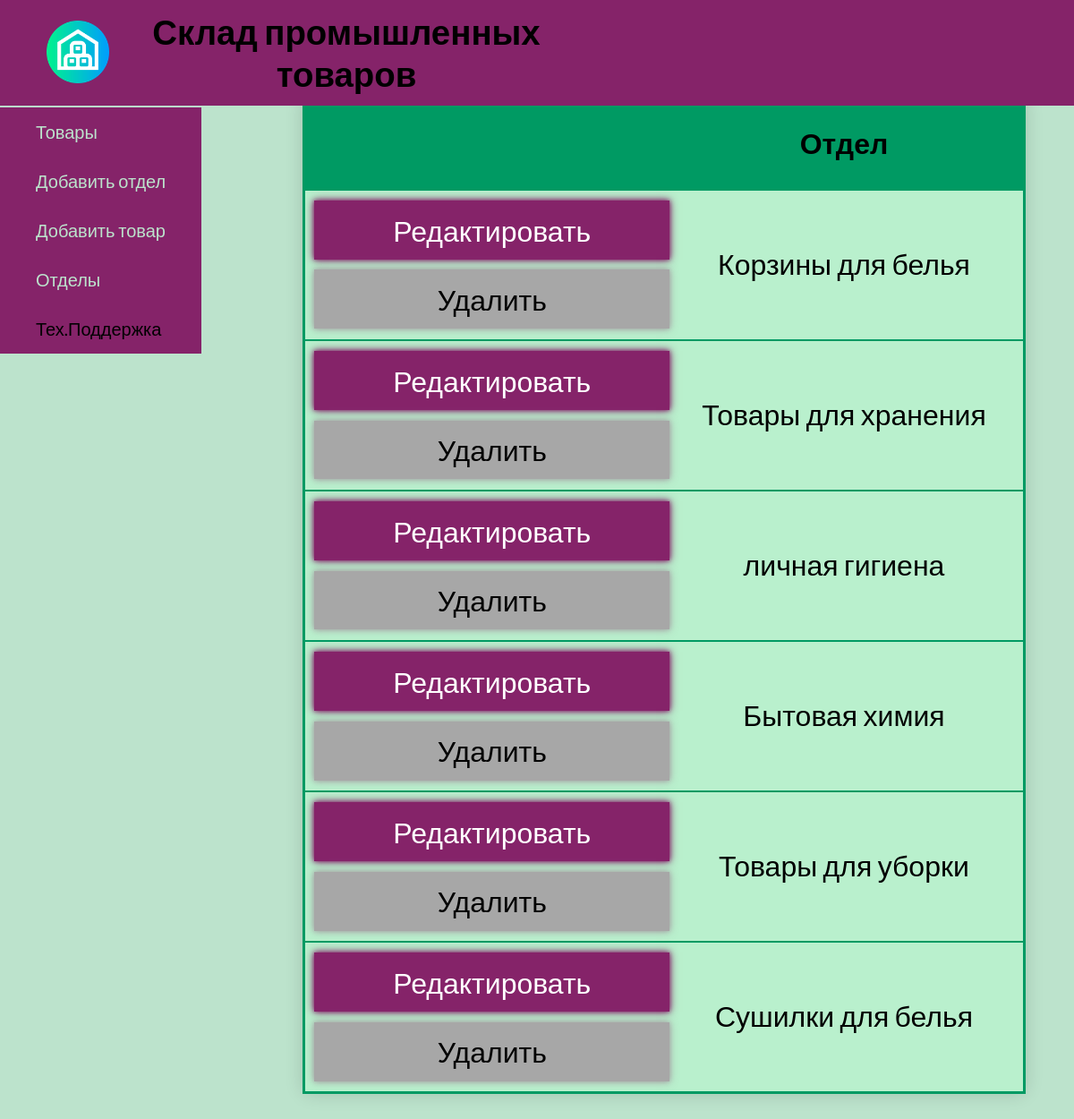
The page / on the database its author committed.
### tables this page shows
CREATE TABLE `otdel` (
  `id` int NOT NULL AUTO_INCREMENT,
  `name` varchar(45) DEFAULT NULL,
  PRIMARY KEY (`id`)
);

### index.php (the view, shortened to what this page needs)
<?php
        require_once 'conf/conn.php';
?>
<!DOCTYPE html>
<html lang="ru">
<head>
    <link rel="stylesheet" type="text/css" href="styles.css">
</head>
<body>
                                <?php
                            $otdels = mysqli_query($ks_handler, "SELECT * FROM otdel");
                            ?>
    <div class="logo-cont">
        <div>
        <img src="icons/logo.png" width="70" alt="">
        </div>
        <div class="ccc">
            <h1>Склад промышленных товаров</h1>
        </div>
    </div>
    <div class="container">
        <div class="box-2">
            <header>
                <nav>
                    <ul>
                        <li><p class="prsmtr-table">Товары</p></li>
                        <li><p class="add-odetl-layout">Добавить отдел</p></li>
                        <li><p class="add-tovar-layout">Добавить товар</p></li>
                        <li><p class="personal">Отделы</p></li>
                        <li><p><a href="tel:+7(495)118-10-11">Тех.Поддержка</a></p></li>
                    </ul>
                </nav>
            </header>
        </div>
        <div class="box-3">
            <div class="body-container">
                <div class="table-container2">
                    <table class="content-table">
                        <thead>
                            <tr>
                                <th></th>
                                <th>Отдел</th>
                            </tr>
                        </thead>
                        <?php
                        $otdelesnames = mysqli_query($ks_handler, " SELECT *
                        FROM otdel ");
                        $otdelesnames= mysqli_fetch_all($otdelesnames);
                        foreach ($otdelesnames as $otdelename) {
                        ?>
                        <tbody>
                            <tr>
                                <td class="edit-delete">
                                    <p class="edit otdelup otdelidindex"  value="<?= $otdelename[0] ?>"> Редактировать</p>
                                    <p class="delete"><a href="vendor/delete_otdel.php?id=<?= $otdelename[0] ?>">Удалить </a></p>
                                </td>
                                <td  class ="otdelnameindex"><?= $otdelename[1] ?></td>
                            </tr>
                        </tbody>
                    <?php
                    }
                    ?>
                    </table>
                </div>
            </div>
        </div>
    </div>
</body>
</html>

### styles.css (style rules this page uses)
* { padding: 0; margin: 0; list-style-type: none; text-decoration: none; text-transform:none; font-family: 'Lato', sans-serif; }
body { background: #bce3cc; font-family: 'Lato', sans-serif; }
.table-container, .table-container2 { display: none; justify-content: end; height: auto; margin-bottom: 10%; margin-top: 5%; }
.table-container2 { display: flex; justify-content: end; height: auto; margin-bottom: 10%; margin-top: 5%; }
.delete { text-align: center; cursor: pointer; width: 100%; color: #fff; margin: 3% 0; cursor: pointer; background-color: #a7a7a7; font-size: 1em; border: none; font-family: 'Open Sans', sans-serif; box-shadow: 0 0 5px #a7a7a7, 0 0 10px #a7a7a7; padding: 3% 2%; }
p.delete a, p.edit a { color: black; font-family: 'Open Sans', sans-serif; }
.edit { margin: 3% 0; width: 100%; color: #fff; cursor: pointer; background-color: #852369; font-size: 1em; border: none; box-shadow: 0 0 5px #852369, 0 0 10px #852369; padding: 3% 2%; font-family: 'Open Sans', sans-serif; }
.content-table { width: 75%; margin-right: 5%; border-radius: 10px; box-shadow: 0 0 20px rgba(0, 0, 0, 0.15); border-collapse: collapse; border: 3px solid #009A63; background: #fff!important; }
table th { font-weight: bold; background: #009A63; border: none; text-align: left; }
header { color: rgb(66 92 199); margin-top: 10%; position: fixed; }
table tbody tr { background-color: #b9f0cd; border: 2px solid #009A63; }
table thead tr th { padding: 30px 10px; }
.edit-delete { width: 10%; }
nav ul li { list-style-type: none; display: inline; }
nav ul li p { text-decoration: none; color: black; background: red; font-weight: 400; font-size: 20px; background-color:#852369; padding: 15px 40px; }
.body-container { display: flex; margin-top: 5%; }
.body-container div { flex: 1; }
.table-container2 table th, .table-container2 table td, .otdel-form-table-container table th, .otdel-form-table-container table td { text-align: center; font-size: 2em; font-family: 'Source Sans Pro', sans-serif; }
.container { display: grid; }
div.box-2 { grid-column: 1/2; grid-row: 1/4; }
div.box-3 { grid-column: 2/6; grid-row: 2/4; }
div.logo-cont { background-color: #852369; text-align: center; width: 100%; position: fixed; justify-content: center; padding: 2%; align-items: center; display: grid; grid-template-columns: repeat(2,1fr 3fr); font-family: 'Open Sans', sans-serif; }
div.logo-cont h1 { font-size: 2.4em; font-style: uppercase; }

### rows shown on the page
otdel: $otdelename[0] 1 (drawn), name "Корзины для белья"
otdel: $otdelename[0] 2 (drawn), name "Товары для хранения"
otdel: $otdelename[0] 3 (drawn), name "личная гигиена"
otdel: $otdelename[0] 5 (drawn), name "Бытовая химия"
otdel: $otdelename[0] 6 (drawn), name "Товары для уборки"
otdel: $otdelename[0] 17 (drawn), name "Сушилки для белья"
